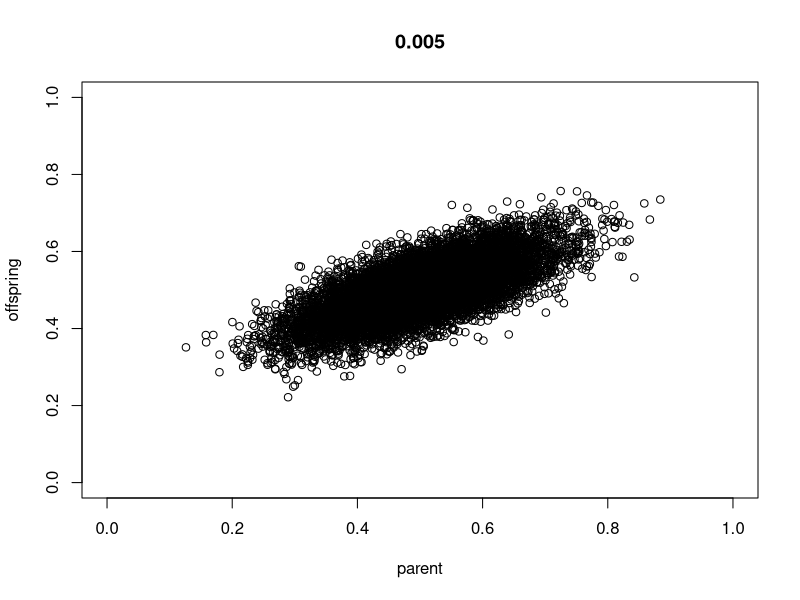
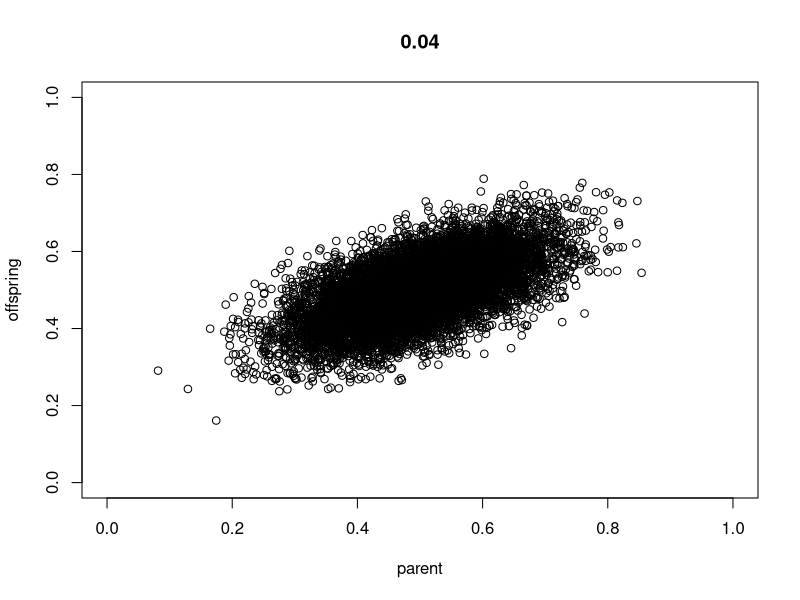
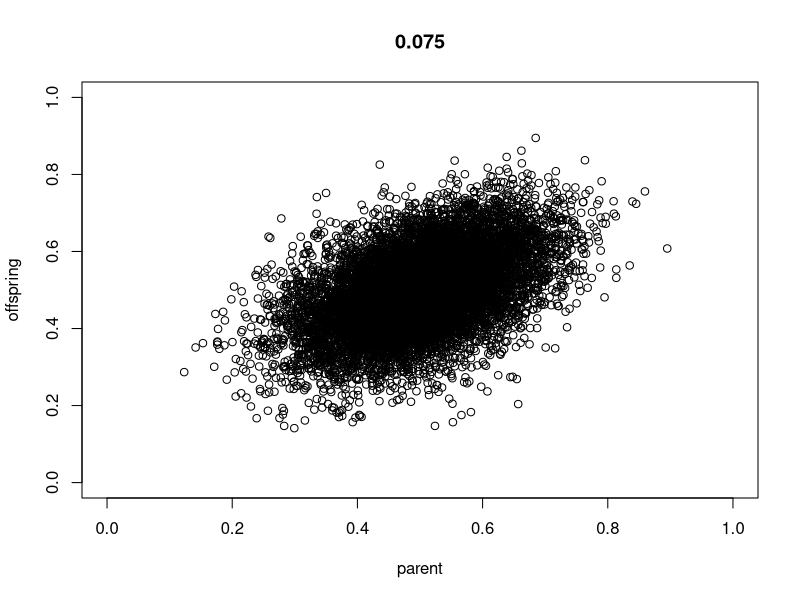
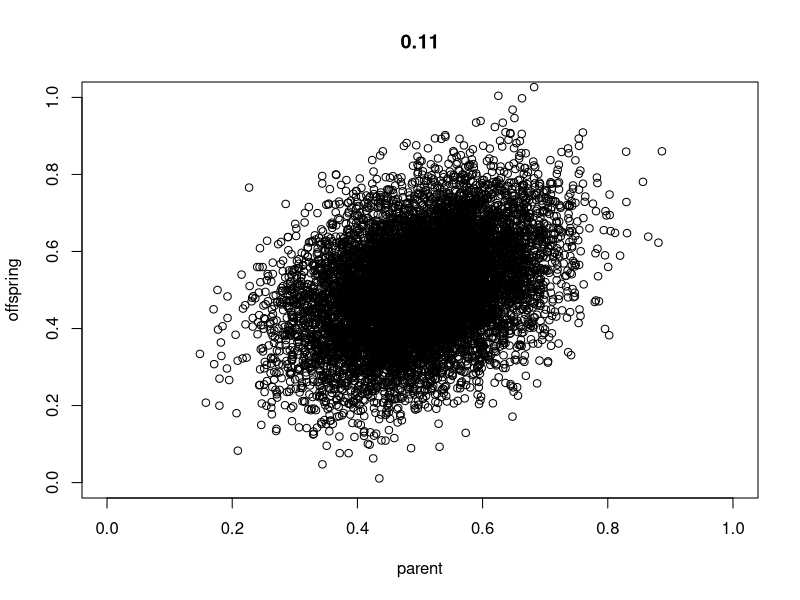
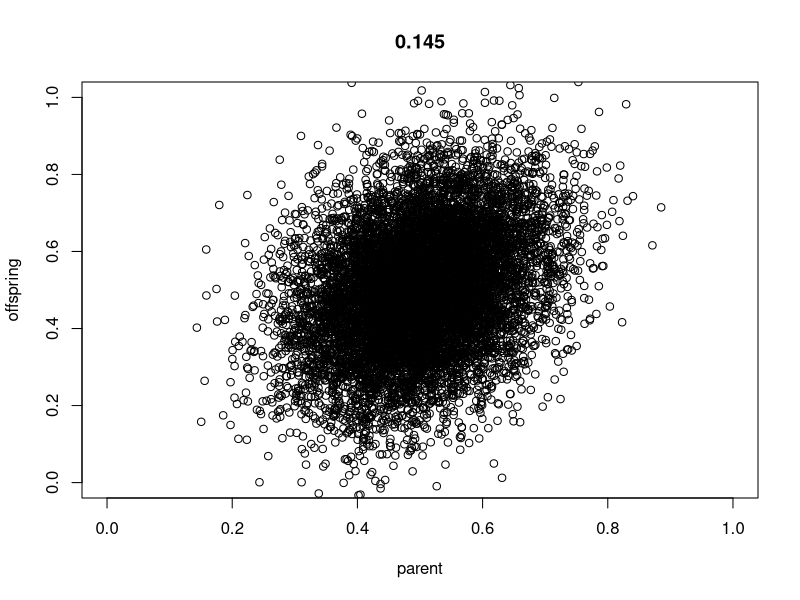
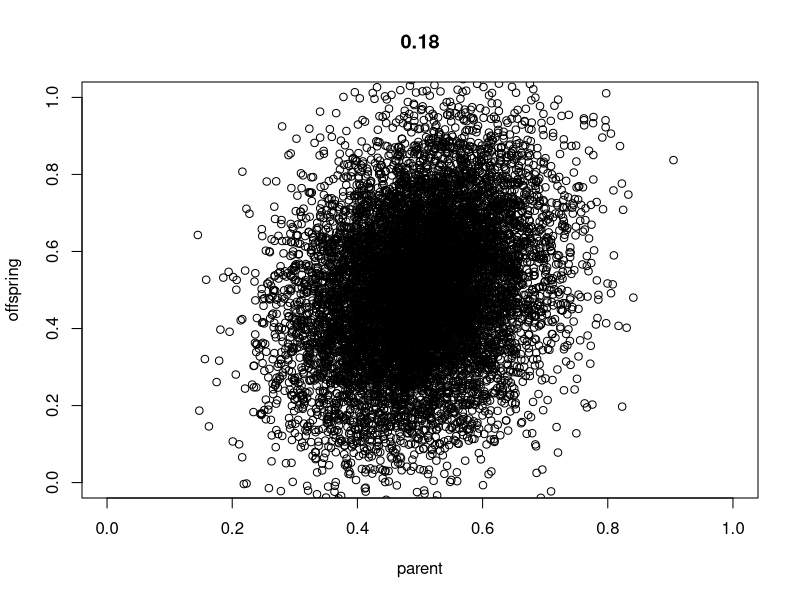
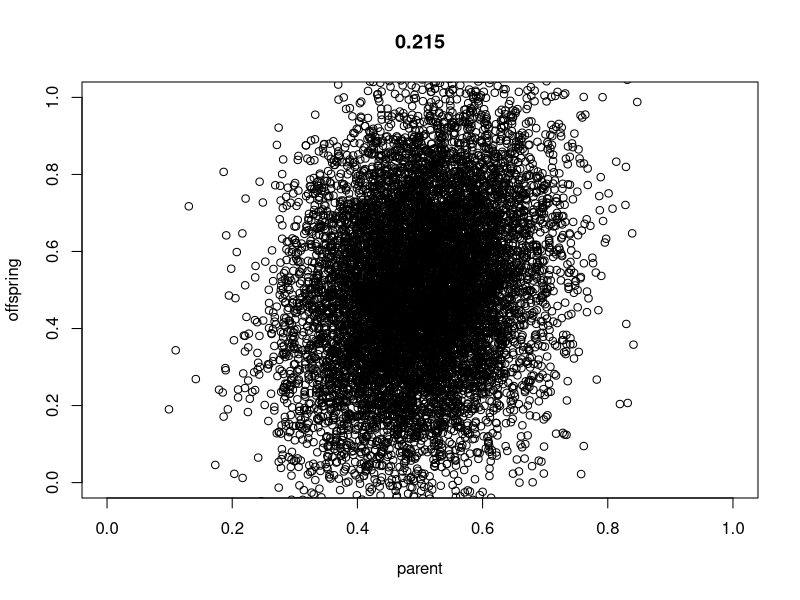
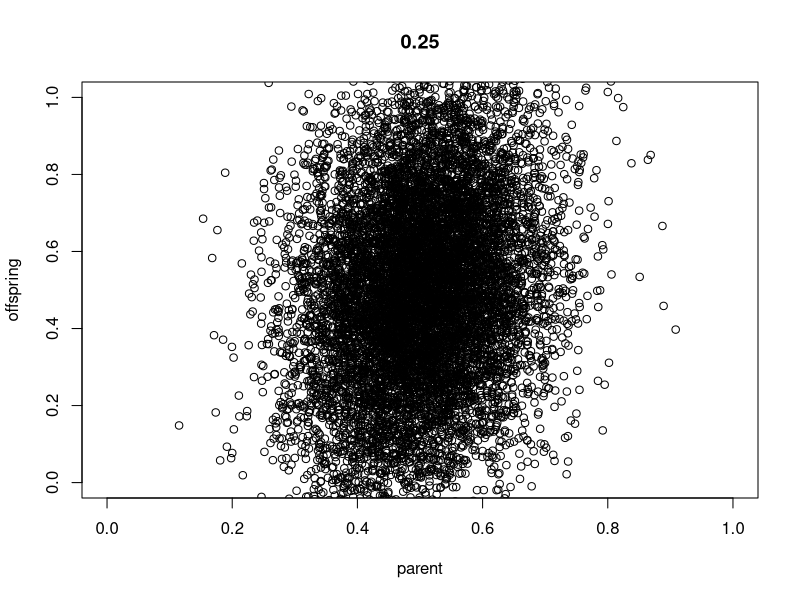

These charts were generated, in order, by the following R code:
sds    = seq(0.005,0.250,0.035)
#,0.130,0.150,0.18,0.2
#sds[1] = 0.005
herits = NULL
for(s in 1:length(sds)){
  parent = NULL
  offspring = NULL
  ss = sds[s]
  for(i in 1:10000){
    p1 = rnorm(1, 0.5, 0.1)
    p2 = rnorm(1, 0.5, 0.1)
    parent = c(parent, mean(p1, p2))
    x = rnorm(1, mean(c(p1, p2)), ss) 
    offspring = c(offspring, x)
  }
  plot(parent, offspring, main = ss, xlim=c(0,1), ylim=c(0,1))
  herits = c(herits, coef(lm(parent~offspring))[2])
}
cbind(sds, round(herits, 2))

#default
parent = NULL
offspring = NULL
for(i in 1:1000){
p1 = rnorm(1, 0.5, 0.1)
p2 = rnorm(1, 0.5, 0.1)
parent = c(parent, mean(p1, p2))
x = rnorm(1, mean(c(p1, p2)), 0.005) 
offspring = c(offspring, x)
}
coef(lm(parent~offspring))[2]
